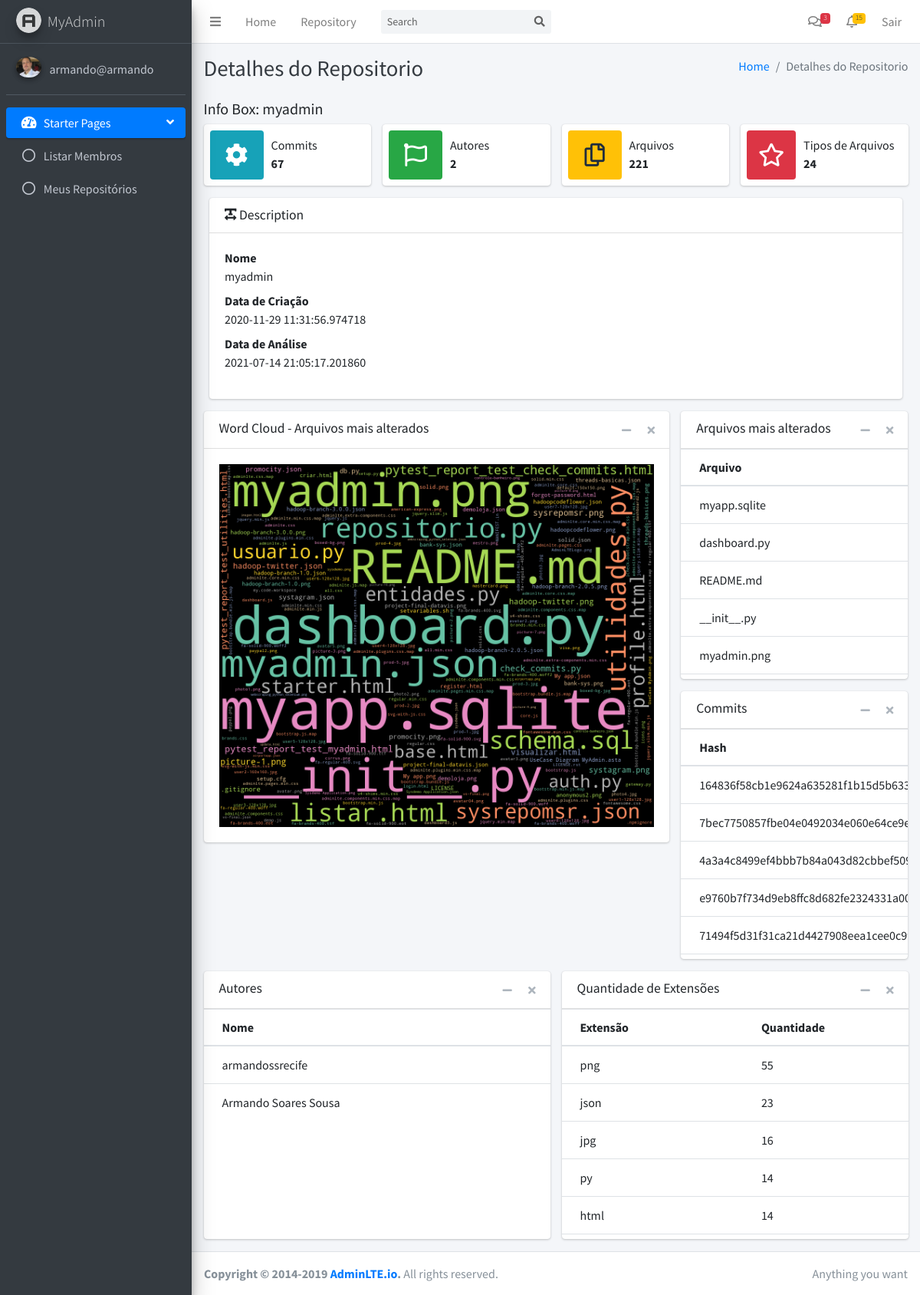
Screenshot of /repositorio/23/visualizar (signed in) with the database file from the repository.
### tables this page shows
CREATE TABLE user (
  id INTEGER PRIMARY KEY AUTOINCREMENT,
  name TEXT, 
  username TEXT UNIQUE NOT NULL,
  email TEXT UNIQUE NOT NULL,
  password TEXT NOT NULL, 
  image TEXT
);

CREATE TABLE repository (
  id INTEGER PRIMARY KEY AUTOINCREMENT,
  name TEXT NOT NULL, 
  link TEXT NOT NULL,
  user_id INTEGER,
  creation_date timestamp,
  analysis_date timestamp,
  analysed INTEGER
);

### myapp/control/repositorio.py (the view)
@bp.route("/<int:id>/visualizar", methods=["GET"])
@login_required
def visualizar(id):
    repositorio = dados_do_repositorio(id)
    link = repositorio['link']
    name = repositorio['name']
    creation_date = repositorio['creation_date']
    analysis_date = repositorio['analysis_date']
    quantidade_commits = 0
    quantidade_autores = 0
    quantidade_arquivos = 0
    quantidade_tipos = 0
    counter_list_of_types = []
    list_of_commmits = []
    list_of_authors = []
    fileName = Constant.PATH_JSON + '/' + str(g.user['id']) + '/' + name + ".json"
    fileCommits = Constant.PATH_JSON + '/' + str(g.user['id']) + '/' + name + '_commits' + ".json"
    fileAuthors = Constant.PATH_JSON + '/' + str(g.user['id']) + '/' + name + '_authors' + ".json"
    with open(fileName, 'r', encoding="utf-8") as jsonFile:
        arquivos = dict(json.loads(jsonFile.read()))
        counter_list_of_types = check_tipos_de_arquivos(arquivos)
        arquivos_ordenados = dict( sorted(arquivos.items(), key=lambda item: item[1], reverse=True) )
        counter_list_of_types = dict( sorted( counter_list_of_types.items(), key=lambda item: item[1], reverse=True) )
        quantidade_arquivos = len(arquivos)
        quantidade_tipos = len(counter_list_of_types)
    with open(fileCommits, 'r', encoding="utf-8") as jsonFileCommits:
        arquivo_commits = dict(json.loads(jsonFileCommits.read() ) )
        quantidade_commits = len(arquivo_commits[name])
        list_of_commits = arquivo_commits[name]
    with open(fileAuthors, 'r', encoding="utf-8") as jsonFileAuthors:
        arquivo_authors = dict(json.loads(jsonFileAuthors.read() ) )
        quantidade_autores = len(arquivo_authors[name])
        list_of_authors = arquivo_authors[name]
    return render_template("repositorio/visualizar.html", usuario = g.user['username'], usuario_id=str(g.user['id']),
            profilePic=g.user['image'], titulo="Detalhes do Repositorio", name=name, arquivos=arquivos_ordenados,
            quantidade_commits=quantidade_commits, quantidade_autores=quantidade_autores, quantidade_arquivos=quantidade_arquivos,
            quantidade_tipos=quantidade_tipos, lista_tipos=counter_list_of_types, data_criacao=creation_date, data_analises=analysis_date,
            lista_commits=list_of_commits, lista_autores=list_of_authors)

### myapp/templates/repositorio/visualizar.html (shortened to what this page needs)
{% extends "base.html" %}
{% block conteudo %}
      <div class="container-fluid">
        <h5 class="mb-2">Info Box: {{ name}}</h5>
        <div class="row">
          <div class="col-md-3 col-sm-6 col-12">
            <div class="info-box">
              <span class="info-box-icon bg-info"><i class="fas fa-cog"></i></span>
              <div class="info-box-content">
                <span class="info-box-text">Commits</span>
                <span class="info-box-number">{{quantidade_commits}}</span>
              </div>
            </div>
          </div>
          <div class="col-md-3 col-sm-6 col-12">
            <div class="info-box">
              <span class="info-box-icon bg-success"><i class="far fa-flag"></i></span>
              <div class="info-box-content">
                <span class="info-box-text">Autores</span>
                <span class="info-box-number">{{quantidade_autores}}</span>
              </div>
            </div>
          </div>
          <div class="col-md-3 col-sm-6 col-12">
            <div class="info-box">
              <span class="info-box-icon bg-warning"><i class="far fa-copy"></i></span>
              <div class="info-box-content">
                <span class="info-box-text">Arquivos</span>
                <span class="info-box-number">{{quantidade_arquivos}}</span>
              </div>
            </div>
          </div>
          <div class="col-md-3 col-sm-6 col-12">
            <div class="info-box">
              <span class="info-box-icon bg-danger"><i class="far fa-star"></i></span>
              <div class="info-box-content">
                <span class="info-box-text">Tipos de Arquivos</span>
                <span class="info-box-number">{{quantidade_tipos}}</span>
              </div>
            </div>
          </div>
        </div>
          <div class="col-md-12">
            <div class="card">
              <div class="card-header">
                <h3 class="card-title">
                  <i class="fas fa-text-width"></i>
                  Description
                </h3>
              </div>
              <div class="card-body">
                <dl>
                  <dt>Nome</dt>
                  <dd>{{ name }}</dd>
                  <dt>Data de Criação</dt>
                  <dd>{{data_criacao}}</dd>
                  <dt>Data de Análise</dt>
                  <dd>{{data_analises}}</dd>
                </dl>
              </div>
            </div>
          </div>
        <div class="row">
          <div class="col-md-8">
            <div class="card card-widget">
                <div class="card-header">
                  <h5 class="card-title">Word Cloud - Arquivos mais alterados</h5>
                  <div class="card-tools">
                    <button type="button" class="btn btn-tool" data-card-widget="collapse"><i class="fas fa-minus"></i>
                    </button>
                    <button type="button" class="btn btn-tool" data-card-widget="remove"><i class="fas fa-times"></i>
                    </button>
                  </div>
                </div>
                <div class="card-body">
                  <img class="img-fluid pad" src="/static/img/{{ usuario_id + '/' + name }}.png" alt="Photo">
                </div>
              </div>
          </div>
          <div class="col-md-4">
            <div class="card card-widget">
                <div class="card-header">
                  <h5 class="card-title">Arquivos mais alterados</h5>
                  <div class="card-tools">
                    <button type="button" class="btn btn-tool" data-card-widget="collapse"><i class="fas fa-minus"></i>
                    </button>
                    <button type="button" class="btn btn-tool" data-card-widget="remove"><i class="fas fa-times"></i>
                    </button>
                  </div>
                </div>
              <div class="card-body table-responsive p-0" style="height: 300px;">
                <table class="table table-head-fixed text-nowrap">
                  <thead>
                    <tr>
                      <th>Arquivo</th>
                    </tr>
                  </thead>
                  <tbody>
                      {% for key, value in arquivos.items() %}
                          <tr role="row" class="even">
                            <td>{{ key }}</td>
                          </tr>
                      {% endfor%}
                  </tbody>
                </table>
              </div>
            </div>
              <div class="card card-widget">
                  <div class="card-header">
                    <h5 class="card-title">Commits</h5>
                    <div class="card-tools">
                      <button type="button" class="btn btn-tool" data-card-widget="collapse"><i class="fas fa-minus"></i>
                      </button>
                      <button type="button" class="btn btn-tool" data-card-widget="remove"><i class="fas fa-times"></i>
                      </button>
                    </div>
                  </div>
                  <div class="card-body table-responsive p-0" style="height: 300px;">
                    <table class="table table-head-fixed text-nowrap">
                      <thead>
                        <tr>
                          <th>Hash</th>
                        </tr>
                      </thead>
                      <tbody>
                          {% for value in lista_commits %}
                              <tr role="row" class="even">
                                <td>{{ value }}</td>
                              </tr>
                          {% endfor%}
                      </tbody>
                    </table>
                  </div>
              </div>
          </div>
        </div>
        <div class="row">
            <div class="col-md-6">
              <div class="card card-widget">
                <div class="card-header">
                  <h5 class="card-title">Autores</h5>
                    <div class="card-tools">
                      <button type="button" class="btn btn-tool" data-card-widget="collapse"><i class="fas fa-minus"></i>
                      </button>
                      <button type="button" class="btn btn-tool" data-card-widget="remove"><i class="fas fa-times"></i>
                      </button>
                    </div>
                </div>
                <div class="card-body table-responsive p-0" style="height: 300px;">
                  <table class="table table-head-fixed text-nowrap">
                    <thead>
                      <tr>
                        <th>Nome</th>
                      </tr>
                    </thead>
                    <tbody>
                        {% for value in lista_autores %}
                            <tr role="row" class="even">
                              <td>{{ value }}</td>
                            </tr>
                        {% endfor%}
                    </tbody>
                  </table>
                </div>
              </div>
            </div>
            <div class="col-md-6">
              <div class="card card-widget">
                  <div class="card-header">
                    <h5 class="card-title">Quantidade de Extensões</h5>
                      <div class="card-tools">
                        <button type="button" class="btn btn-tool" data-card-widget="collapse"><i class="fas fa-minus"></i>
                        </button>
                        <button type="button" class="btn btn-tool" data-card-widget="remove"><i class="fas fa-times"></i>
                        </button>
                      </div>
                  </div>
                  <div class="card-body table-responsive p-0" style="height: 300px;">
                    <table class="table table-head-fixed text-nowrap">
                      <thead>
                        <tr>
                          <th>Extensão</th>
                          <th>Quantidade</th>
                        </tr>
                      </thead>
                      <tbody>
                          {% for key, value in lista_tipos.items() %}
                              <tr role="row" class="even">
                                <td>{{ key }}</td>
                                <td>{{ value }}</td>
                              </tr>
                          {% endfor%}
                      </tbody>
                    </table>
                  </div>
              </div>
            </div>
        </div>
      </div>
{% endblock %}

### myapp/templates/base.html (shortened to what this page needs)
<!DOCTYPE html>
<html lang="en">
<head>
  <link rel="stylesheet" href="/static/plugins/fontawesome-free/css/all.min.css">
  <link rel="stylesheet" href="/static/dist/css/adminlte.min.css">
</head>
<body class="hold-transition sidebar-mini">
<div class="wrapper">
  <nav class="main-header navbar navbar-expand navbar-white navbar-light">
    <ul class="navbar-nav">
      <li class="nav-item">
        <a class="nav-link" data-widget="pushmenu" href="#" role="button"><i class="fas fa-bars"></i></a>
      </li>
      <li class="nav-item d-none d-sm-inline-block">
        <a href="/" class="nav-link">Home</a>
      </li>
      <li class="nav-item d-none d-sm-inline-block">
        <a href="#" class="nav-link">Repository</a>
      </li>
    </ul>
    <form class="form-inline ml-3">
      <div class="input-group input-group-sm">
        <input class="form-control form-control-navbar" type="search" placeholder="Search" aria-label="Search">
        <div class="input-group-append">
          <button class="btn btn-navbar" type="submit">
            <i class="fas fa-search"></i>
          </button>
        </div>
      </div>
    </form>
    <ul class="navbar-nav ml-auto">
      <li class="nav-item dropdown">
        <a class="nav-link" data-toggle="dropdown" href="#">
          <i class="far fa-comments"></i>
          <span class="badge badge-danger navbar-badge">3</span>
        </a>
      </li>
      <li class="nav-item dropdown">
        <a class="nav-link" data-toggle="dropdown" href="#">
          <i class="far fa-bell"></i>
          <span class="badge badge-warning navbar-badge">15</span>
        </a>
      </li>
      <li class="nav-item">
        <a class="nav-link"href="{{ url_for('auth.logout') }}">
          Sair
        </a>
      </li>
    </ul>
  </nav>
  <aside class="main-sidebar sidebar-dark-primary elevation-4">
    <a href="/" class="brand-link">
      <img src="/static/dist/img/AdminLTELogo.png" alt="AdminLTE Logo" class="brand-image img-circle elevation-3"
           style="opacity: .8">
      <span class="brand-text font-weight-light">MyAdmin</span>
    </a>
    <div class="sidebar">
      <div class="user-panel mt-3 pb-3 mb-3 d-flex">
        <div class="image">
          <img src="{{ url_for('static', filename='uploads/' + profilePic) }}" class="img-circle elevation-2" alt="User Image">
        </div>
        <div class="info">
          <a href="{{ url_for('dashboard.profile') }}" class="d-block">{{usuario}}</a>
        </div>
      </div>
      <nav class="mt-2">
        <ul class="nav nav-pills nav-sidebar flex-column" data-widget="treeview" role="menu" data-accordion="false">
          <li class="nav-item has-treeview menu-open">
            <a href="#" class="nav-link active">
              <i class="nav-icon fas fa-tachometer-alt"></i>
              <p>
                Starter Pages
                <i class="right fas fa-angle-left"></i>
              </p>
            </a>
            <ul class="nav nav-treeview">
              <li class="nav-item">
                <a href="{{ url_for('usuario.listar') }}" class="nav-link">
                  <i class="far fa-circle nav-icon"></i>
                  <p>Listar Membros</p>
                </a>
              </li>
              <li class="nav-item">
                <a href="{{ url_for('repositorio.listar') }}" class="nav-link">
                  <i class="far fa-circle nav-icon"></i>
                  <p>Meus Repositórios</p>
                </a>
              </li>
            </ul>
          </li>
        </ul>
      </nav>
    </div>
  </aside>
  <div class="content-wrapper">
    <div class="content-header">
      <div class="container-fluid">
        <div class="row mb-2">
          <div class="col-sm-6">
            <h1 class="m-0 text-dark">{{ titulo }}</h1>
          </div>
          <div class="col-sm-6">
            <ol class="breadcrumb float-sm-right">
              <li class="breadcrumb-item"><a href="#">Home</a></li>
              <li class="breadcrumb-item active">{{ titulo }}</li>
            </ol>
          </div>
        </div>
      </div>
    </div>
    <div class="content">
    {% block conteudo %}{% endblock %}
    </div>
  </div>
  <footer class="main-footer">
    <div class="float-right d-none d-sm-inline">
      Anything you want
    </div>
    <strong>Copyright &copy; 2014-2019 <a href="https://adminlte.io">AdminLTE.io</a>.</strong> All rights reserved.
  </footer>
</div>
</body>
</html>

### rows the page displays
user: image (picture), username "armando@armando"
repository: name "myadmin", creation_date "2020-11-29 11:31:56.974718", analysis_date "2021-07-14 21:05:17.201860", name (picture)

### other values shown
{{ titulo }} "Detalhes do Repositorio"
{{ quantidade_commits }} "67"
{{ quantidade_autores }} "2"
{{ quantidade_arquivos }} "221"
{{ quantidade_tipos }} "24"
{{ key }} "myapp.sqlite" "dashboard.py" "README.md" "__init__.py" "myadmin.png"
{{ value }} "armandossrecife" "Armando Soares Sousa"
{{ key }} "png" "json" "jpg" "py" "html"
{{ value }} "55" "23" "16" "14" "14"
